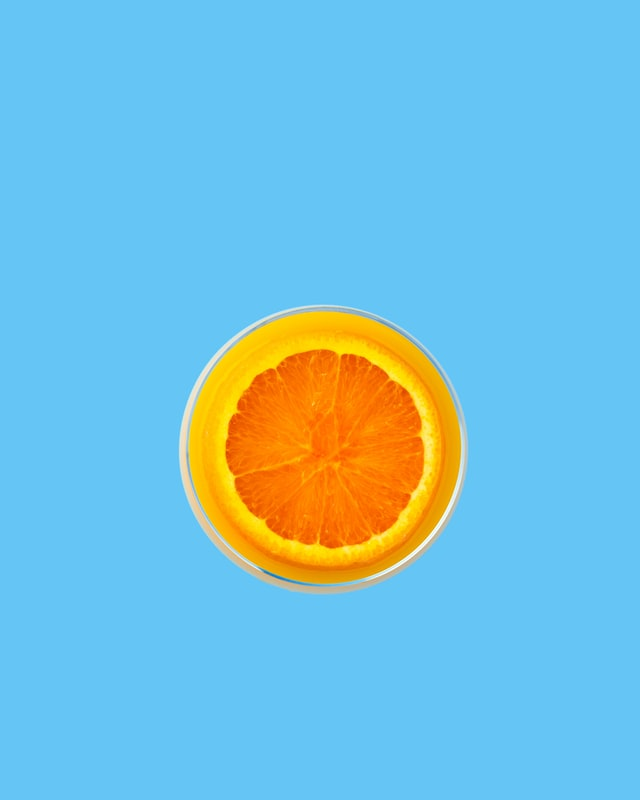
#> input picture 2_Data science with basic Python programing/Python-Day-2-20220601T105559Z-001/Python-Day-2/orange1.jpg, 640 x 800 px, found by its file name
$ jupyter execute --allow-errors 019-Thanadol-day2-lab.ipynb
#> lines starting #> are read from the running program, lines starting #| are printed output that depends on the picture
# SETUP

[cell 1]
from google.colab import drive
drive.mount('/content/drive')

PATH_FOLDER = '/content/drive/MyDrive/Python-Day-2/'

# LAB13 num2word

[cell 2]
def num2word(num):
#> called with num = 123451
  value_list = []
  if (str(num).isnumeric() == False or num > 1000000):
    print('กรุณาใส่จำนวนเต็มที่มีค่าไม่เกิน 1 ล้าน')
  else:
    digits = {0:'', 1:'สิบ', 2:'ร้อย', 3:'พัน', 4:'หมื่น', 5:'แสน', 6:'ล้าน'}
    values = {0:'', 1:'หนึ่ง', 2:'สอง', 3:'สาม', 4:'สี่', 5:'ห้า', 6:'หก', 7:'เจ็ด', 8:'แปด', 9:'เก้า'}
    while(int(num) > 0):
      value_list.append(int(num%10))
      num = num/10
    for i in reversed(range(len(value_list))):
      if (value_list[i] == 0) :
        continue
      if (i == 1 and value_list[i] == 2) :
        print("ยี่" + digits[i],end='')
        continue
      if (i == 0 and value_list[i] == 1 and len(value_list) > 1) :
        print("เอ็ด",end='')
        break
      else :
        print(values[value_list[i]] + digits[i],end='')
    return value_list
num2word(123451)
print('\n')
num2word(2021)
print('\n')
num2word(1000001)
print('\n')
num2word('Hello')

# Why numpy

[cell 3]
# load and display an image with Matplotlib
from matplotlib import image
from matplotlib import pyplot
# load image as pixel array
image = image.imread(PATH_FOLDER+'orange1.jpg')
#> image is the input picture: shape (800, 640, 3); mean R, G, B 119.1, 191.8, 216.9
r= image[:,:,0]
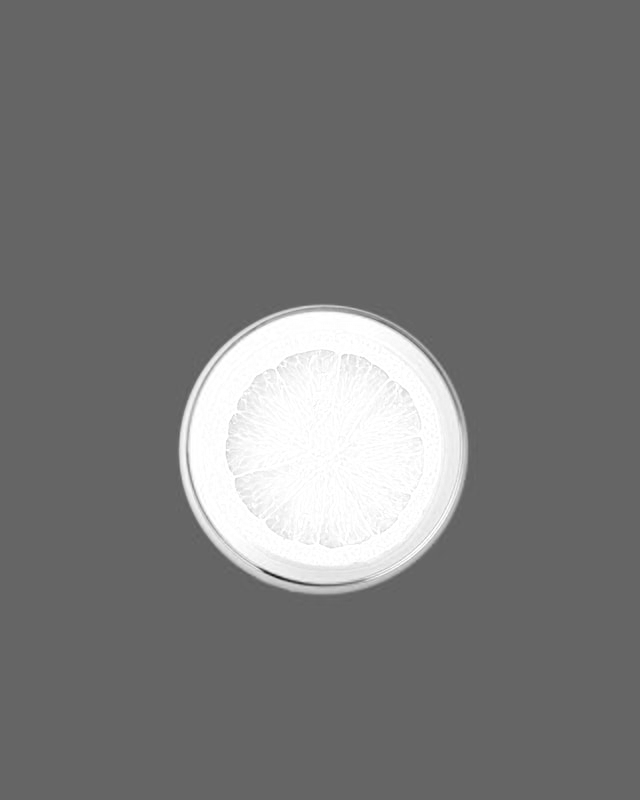
#> r: shape (800, 640); min 26, max 255, mean 119.1
g = image[:,:,1]
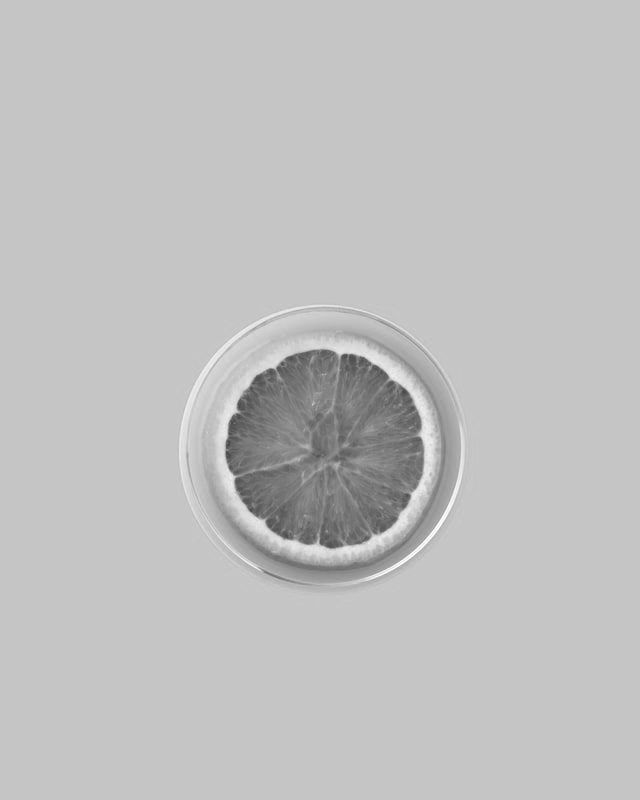
#> g: shape (800, 640); min 69, max 255, mean 191.8
b = image[:,:,2]
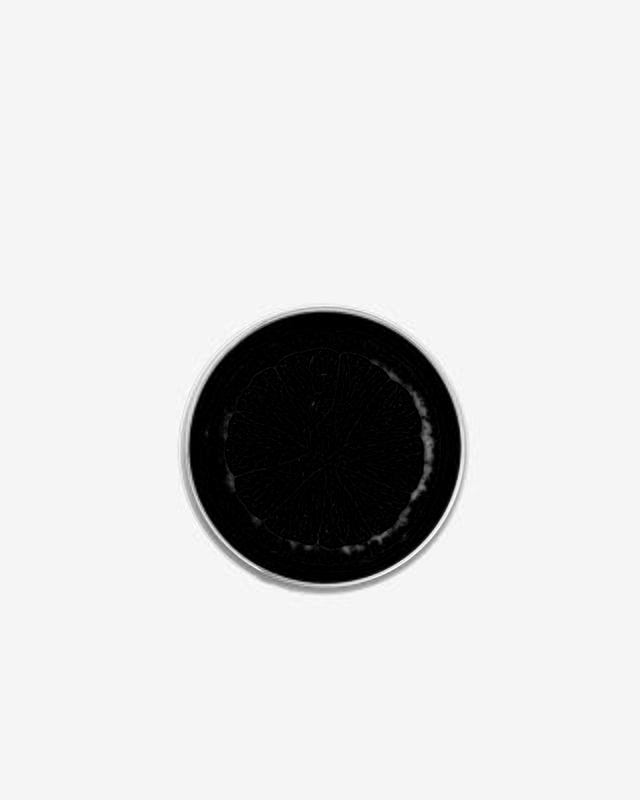
#> b: shape (800, 640); min 0, max 255, mean 216.9
# summarize shape of the pixel array
print(image.dtype)
#| uint8
print(image.shape)
#| (800, 640, 3)
# display the array of pixels as an image
pyplot.imshow(image)
pyplot.show()

[cell 4]
type(image)

# Numpy Creation

[cell 5]
# การคูณค่าใน list 2 ชั้น
x = [[1,0,0],
     [0,1,2]]

y = 2

for row_idx in range(len(x)) :
  for col_idx in range(len(x[row_idx])):
    x[row_idx][col_idx] *= 2

x

[cell 6]
# ใช้ Numpy เพื่อชีวิตที่ดีกว่า
import numpy as np
x = [[1,0,0,],
     [0,1,2]]
np.array(x) * 2

[cell 7]
x = np.array(x)

[cell 8]
x.size

[cell 9]
x.shape

[cell 10]
x.dtype

[cell 11]
a = np.array([1,2,3,4,5])
b = np.array((1,2,3,4,5))
c = np.array(['H','e','l','l','o'])

x = np.array([[1,2],
              [3,4],
              [5,6]])
y = np.array([[1,2,3],
              [4,5,6]])
z = np.array([[
               [1,2],
               [3,4]
               ],
              [
               [5,6],
               [7,8]
               ]])

[cell 12]
np.array({1,2,3,4,5,5})

[cell 13]
b

[cell 14]
np.arange(10,0,-1)

[cell 15]
np.linspace(1,10,10)

[cell 16]
np.zeros((3,4))

[cell 17]
np.ones((3,8))

[cell 18]
np.stack([1,2,3,4])

[cell 19]
np.stack([[1,2,3,4]],axis=1)

[cell 20]
np.eye(3)

[cell 21]
np.random.randint(1,10,size=10)

[cell 22]
x = np.arange(1,5,1)
x = x.reshape((2,2))
x

[cell 23]
x.T

[cell 24]
x.astype(float)

# LAB14 Array Creation :
ให้บอกคำสั่งที่ใช้ในการสร้าง array ดังต่อไปนี้ โดยไม่ใช้ np.array()

[cell 25]
'''
array([[ 1,  2],
       [ 3,  4],
       [ 5,  6],
       [ 7,  8],
       [ 9, 10]])
'''
np.arange(1,11).reshape(5,2)

[cell 26]
'''
array([[0., 0., 0.],
       [0., 0., 0.],
       [0., 0., 0.],
       [0., 0., 0.]])
'''
np.zeros((4,3)).astype(int)

[cell 27]
'''
array([[1, 0],
       [0, 1]])
'''
np.eye(2).astype(int)

[cell 28]
'''
array([[0.1, 0.2, 0.3, 0.4, 0.5],
       [0.6, 0.7, 0.8, 0.9, 1. ]])
'''
np.arange(0.1,1.1,0.1).reshape(2,5)

# Array Slicing & Method & Operation

[cell 29]
x = np.array([1,2,3,4,5,6,7,8,9,10,11,12])

[cell 30]
x[0:9:2]

[cell 31]
x[[1,3,5,7]]

[cell 32]
x[[True,False,True,False,
   True,False,True,False,
   True,False,True,False]]

[cell 33]
x>7

[cell 34]
x[x>7]

[cell 35]
x[x%2==0]

[cell 36]
x[(x>5) & (x%2==0)]

[cell 37]
x[(x<3) | (x>10)]

[cell 38]
x[x>15]

[cell 39]
x = np.array([[10,6,5],
              [14,8,12],
              [5,2,6],
              [13,2,8],
              [12,15,15]
              ])

[cell 40]
x[1,2]

[cell 41]
x[0:2,2]

[cell 42]
x[:,1:2]

[cell 43]
x = np.array([[10,6,5],
              [14,8,12],
              [5,2,6],
              [13,2,8],
              [12,15,15]
              ])

[cell 44]
print(x.sum())
print(x.max())
print(x.min())
print(x.mean())
print(x.std())

[cell 45]
x.max(axis=0)

[cell 46]
x.max(axis=1)

[cell 47]
x.sum(axis=0)

[cell 48]
x.sum(axis=1)

[cell 49]
x = np.array([-5,-2,-5,1,-3])
y = np.array([3,-2,2,0,3])

[cell 50]
x+1

[cell 51]
2*x

[cell 52]
x+y

[cell 53]
np.square(x)

[cell 54]
np.dot(x,y)

[cell 55]
np.log(np.abs(x))

# LAB:15 Array Slicing & Method

[cell 56]
'''
1. หาผลรวมของจำนวนเต็มตั้งแต่ 1 ถึง 500 โดยใช้ NumPy
'''
np.arange(1,501).sum()

[cell 57]
'''
2. หาผลรวมของจำนวนคู่ตั้งแต่ 1 ถึง 500 โดยใช้ NumPy
'''
np.arange(2,501,2).sum()

[cell 58]
'''
3. หาผลรวมของ x ที่มากกว่า 10 โดยใช้ NumPy
'''
x = np.array([[10,6,5],
              [14,8,12],
              [5,2,6],
              [13,2,8],
              [12,15,15]])
x[x>10].sum()

# Extra : A orange should be orange. (before end of class)

[cell 59]
# load and display an image with Matplotlib
from matplotlib import image
from matplotlib import pyplot
# load image as pixel array
image = image.imread(PATH_FOLDER+'orange1.jpg')
r= image[:,:,0]
g = image[:,:,1]
b = image[:,:,2]
# summarize shape of the pixel array
print(image.dtype)
#| uint8
print(image.shape)
#| (800, 640, 3)
# display the array of pixels as an image
pyplot.imshow(image)
pyplot.show()

[cell 60]
type(image)

[cell 61]
size = (800, 640)
red = []
for row in r:
  for val in row:
    if(val > 140) :
      red.append(val)
    else:
      red.append(0)
#> after the loop, red = 512000 items
red = np.array(red,dtype=int).reshape(size)
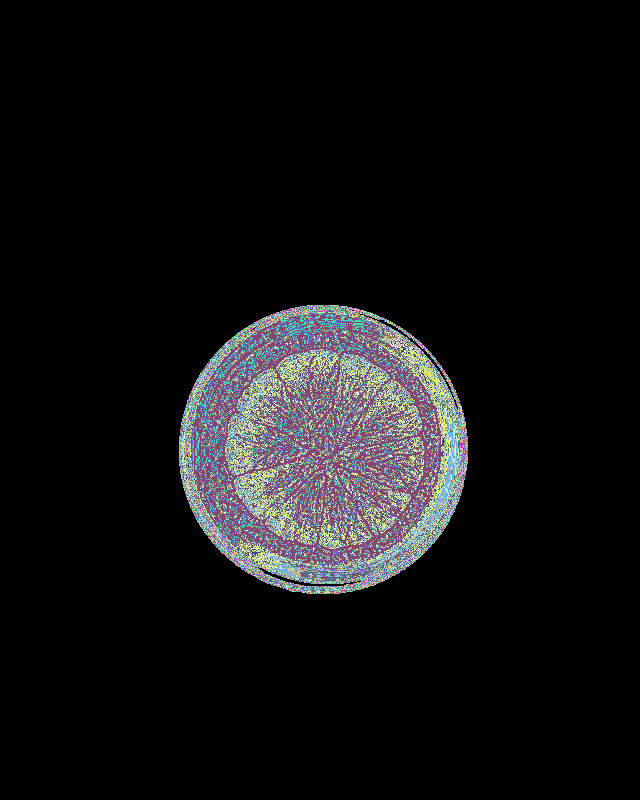
#> red: shape (800, 640) int64; 116 distinct labels, from 0 to 255; one colour per label, 0 black
red

green = []

for i in range(size[0]):
  for j in range(size[1]):
    if(b[i][j] < 240) :
      green.append(int(g[i][j])/1)
    else:
      green.append(0)
#> after the loop, green = 512000 items
green = np.array(green,dtype=int).reshape(size)
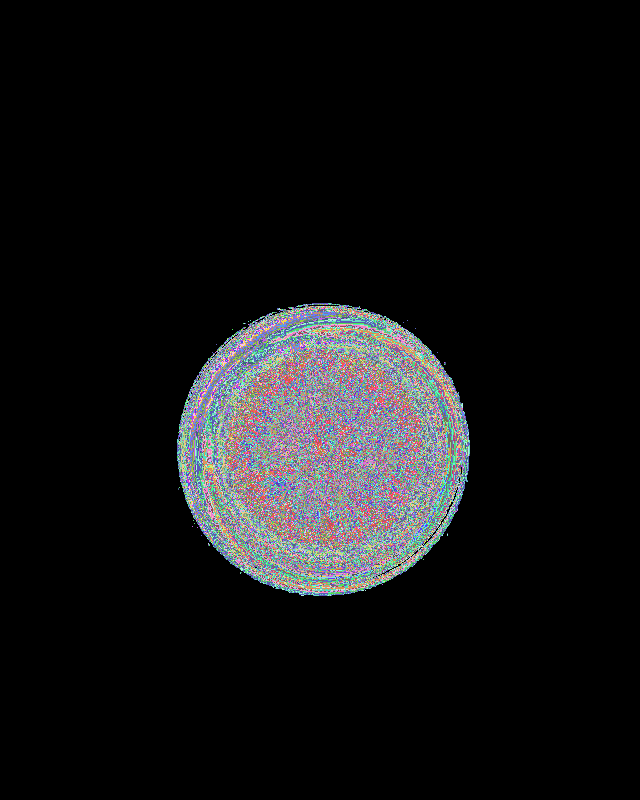
#> green: shape (800, 640) int64; 187 distinct labels, from 0 to 255; one colour per label, 0 black
green

[cell 62]
pyplot.imshow(np.stack([red,green,np.zeros(size,dtype=int)],axis=2))
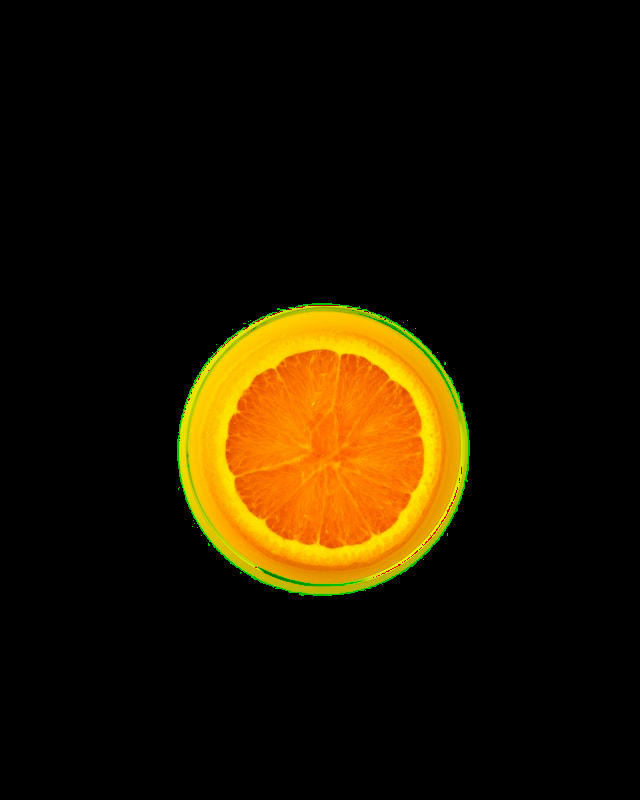
#> shown: shape (800, 640, 3); mean R, G, B 31, 20.6, 0

# Pandas Series

[cell 63]
import pandas as pd

[cell 64]
pd.Series(np.arange(4))

[cell 65]
pd.Series(np.arange(4),index=['ant','bird','cat','dog'])

[cell 66]
pd.Series({'ant':0,'bird':1,'cat':2,'dog':4})

[cell 67]
x = pd.Series({'ant':0,'bird':1,'cat':2,'dog':4})
x.loc[['ant','dog']]

[cell 68]
x.unique()

[cell 69]
x.describe()

[cell 70]
x.value_counts()

[cell 71]
x.hist()
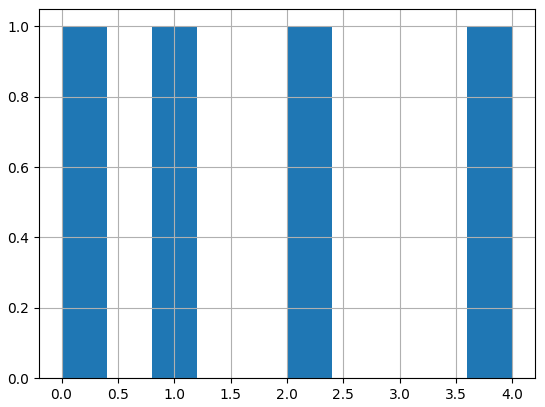
#> figure drawn by matplotlib, 1 panel

[cell 72]
x.apply(lambda x: x**2)

[cell 73]
def square(x):
  y = x**2
  return y

x.apply(square)

[cell 74]
def power(x,power):
  y = x**power
  return y

x.apply(power,args=(3,)) # comma to let python knows, it's a tuple of 1 element.

# LAB16: apply

[cell 75]
'''
ใช้คำสั่ง apply ในการคำนวณเศษจากการหาค่าของ x ด้วย 3
ด้วยการเขียนแบบ lambda function
และการประกาศ function แยก
'''
x = pd.Series({'ant':0,'bird':1,'cat':2,'dog':4})

[cell 76]
x.apply(lambda x:x%3)

[cell 77]
def mod(num):
  num = num%3
  return num

[cell 78]
x.apply(mod)
